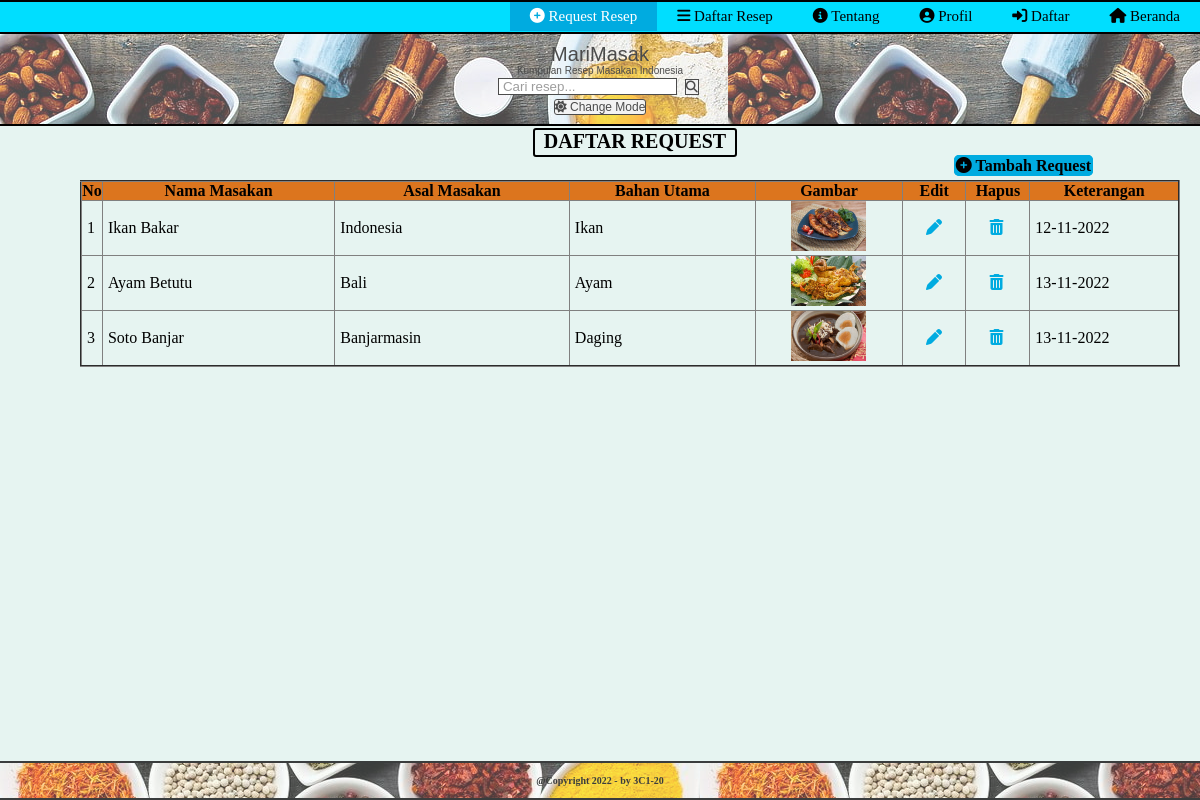
Page /req-R.php on the committed database.
### tables this page shows
CREATE TABLE `request` (
  `id_req` int(11) NOT NULL,
  `nama_makanan` varchar(50) NOT NULL,
  `asal_makanan` varchar(255) NOT NULL,
  `bahan_utama` varchar(50) NOT NULL,
  `gambar` varchar(50) DEFAULT NULL,
  `keterangan` varchar(50) NOT NULL
);

### req-R.php (the view, shortened to what this page needs)
<?php
    require 'config.php';
    $query = "SELECT * FROM request";
    $result = $db->query($query);
?>
<!DOCTYPE html>
<html lang="en">
<head>
    <link rel="stylesheet" href="index.css">
    <link rel="stylesheet" href="fontawesome-free/css/all.min.css">
</head>
<body>
    <div class="header">
        <div class="h-list">
            <a class="home" href="index.php"><i class="fa-solid fa-house"></i> Beranda</a>
            <a class="register" href="register.php"><i class="fa-solid fa-right-to-bracket"></i> Daftar</a>
            <a class="profil" href="akun.php"><i class="fa-solid fa-circle-user"></i> Profil</a>
            <a class="about" href="about.php"><i class="fa-solid fa-circle-info"></i> Tentang</a>
            <a class="resep" href="resep.php"><i class="fa-solid fa-bars"></i> Daftar Resep</a>
            <a class="request" href="request.php"><i class="fa-solid fa-circle-plus"></i> Request Resep</a>
        </div>
    </div>
    <div class="navbar">
        <div class="n-logo">
            <p class="logo">MariMasak</p>
            <p class="teks">Kumpulan Resep Masakan Indonesia</p>
            <input type="text" placeholder=" Cari resep...">
            <button class="cari" type="submit"><i class="fa fa-search"></i></button> <br>
            <br> <button class="switch" onclick="myFunction()"><i class="fa-solid fa-sun"></i> Change Mode</button>
        </div>
    </div>
    <div class="main">
        <div class="daftar">
            <h3>DAFTAR REQUEST</h3>
            <h4><a href="request.php" class="tambah"><i class="fa-solid fa-circle-plus"></i> Tambah Request</a></h4>
            <div>
                <table border=2 width="1100px" class="tabel">
                    <tr>
                        <th class="head" width="20px">No</th>
                        <th class="head"  width="250px">Nama Masakan</th>
                        <th class="head"  width="250px">Asal Masakan</th>
                        <th class="head"  width="200">Bahan Utama</th>
                        <th class="head"  width="150">Gambar</th>
                        <th class="head"  width="65">Edit</th>
                        <th class="head"  width="65">Hapus</th>
                        <th class="head"  width="155px">Keterangan</th>
                    </tr>
                    <?php
                        $i = 1;
                        while($row = mysqli_fetch_array($result)) {
                    ?>
                    <tr>
                        <td class="data"><?=$i;?></td>
                        <td class="data"><?=$row['nama_makanan'] ?></td>
                        <td class="data"><?=$row['asal_makanan'] ?></td>
                        <td class="data"><?=$row['bahan_utama'] ?></td>
                        <td class="gambar"><img src="gambar/<?=$row['gambar']?>" width="75px" height="50px"></td>
                        <td>
                            <a class="action" href="req-U.php?id=<?=$row['id_req'];?>">
                            <i class="fa-solid fa-pen"></i>
                            </a>
                        </td>
                        <td>
                            <a class="action" href="req-D.php?id=<?=$row['id_req'];?>">
                            <i class="fa-solid fa-trash-can"></i>
                            </a>
                        </td>
                        <td class="data"><?=$row['keterangan']?></td>
                    </tr>
                    <?php
                        $i++;
                        }
                    ?>
                </table>
            </div>
        </div>
    </div>
    <div class="footer">
        <div class="f-teks">
            <p>@Copyright 2022 - by 3C1-20</p>
        </div>
    </div>
</body>
</html>

### index.css (style rules this page uses)
* { margin: 0; padding: 0; }
.header { height: 30px; width: 100%; background-color: #00DEFF; border-top: 2px solid black; border-bottom: 2px solid black; }
.h-list { overflow: hidden; }
.h-list a { float: right; color: black; text-align: center; padding: 6px 20px; text-decoration: none; font-size: 15px; }
.h-list a.home { background-color: #00ABE0; color: white; }
.h-list a.resep { background-color: #00DEFF; }
.navbar { height: 90px; width: 100%; opacity: 0.70; background-image: url("gambar/wallpaper.jpg"); }
button { cursor: pointer; border: 1.5px solid black; text-align: center; font-size: 14px; }
.n-logo { font-family: Impact, Haettenschweiler, 'Arial Narrow Bold', sans-serif; padding-top: 10px; text-align: center; line-height: 1px; }
.n-logo input[type=text] { border: 1.5px solid black; }
.n-logo button[type=submit] { border: 1.5px solid black; }
.logo { padding-top: 10px; font-size: 20px; }
.teks { padding-top: 15px; padding-bottom: 5px; font-size: 10px; line-height: 1px; }
.cari { margin: 3px; font-size: 12px; }
.main { height: 100%; width: 100%; position: fixed; background-color: #E6F4F1; border-top: 2px solid black; border-bottom: 2px solid black; }
.footer { height: 35px; width: 100%; position: absolute; bottom: 0; opacity: 0.75; background-image: url("gambar/background.jpg"); border-top: 2px solid black; border-bottom: 2px solid black; }
.f-teks { text-align: center; padding-top: 12px; font-size: 10px; font-weight: bold; color: black; }

### req-R.php (style rules this page uses)
.h-list a.home { background-color: #00DEFF; color: black; }
.h-list a.request { background-color: #00ABE0; color: white; }
.switch { font-size: 12px; border-radius: 3px; }
.daftar { padding-top: 2px; }
h3 { text-align: center; width: 200px; height: 25px; border: 2px solid black; border-radius: 3px; font-size: 20px; font-weight: bold; margin-left: 533px; }
h4 { float: right; padding: 0px 107px 5px 0px; }
.tambah { border: 2px solid #00ABE0; border-radius: 5px; background-color: #00ABE0; text-decoration: none; color: black; }
.tabel { margin: 3px 0px 0px 80px; border-collapse: collapse; }
.data { padding-left: 5px; }
.gambar { padding-left: 35px; }
.action { padding-left: 23px; color: #00ABE0; }
.head { background-color: #DC751E; }

### rows in the picture
request: nama_makanan "Ikan Bakar", asal_makanan "Indonesia", bahan_utama "Ikan", gambar (picture), keterangan "12-11-2022"
request: nama_makanan "Ayam Betutu", asal_makanan "Bali", bahan_utama "Ayam", gambar (picture), keterangan "13-11-2022"
request: nama_makanan "Soto Banjar", asal_makanan "Banjarmasin", bahan_utama "Daging", gambar (picture), keterangan "13-11-2022"
